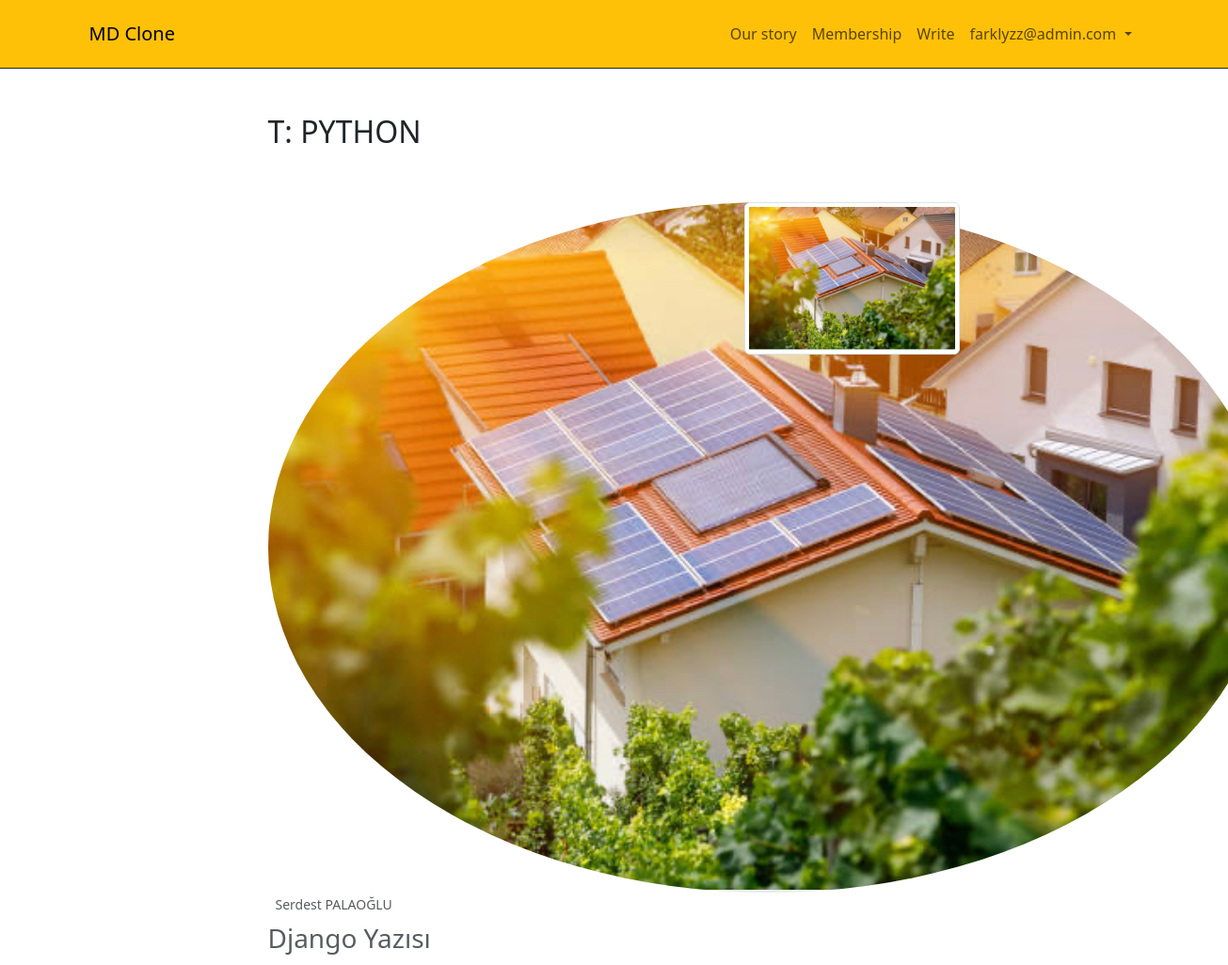
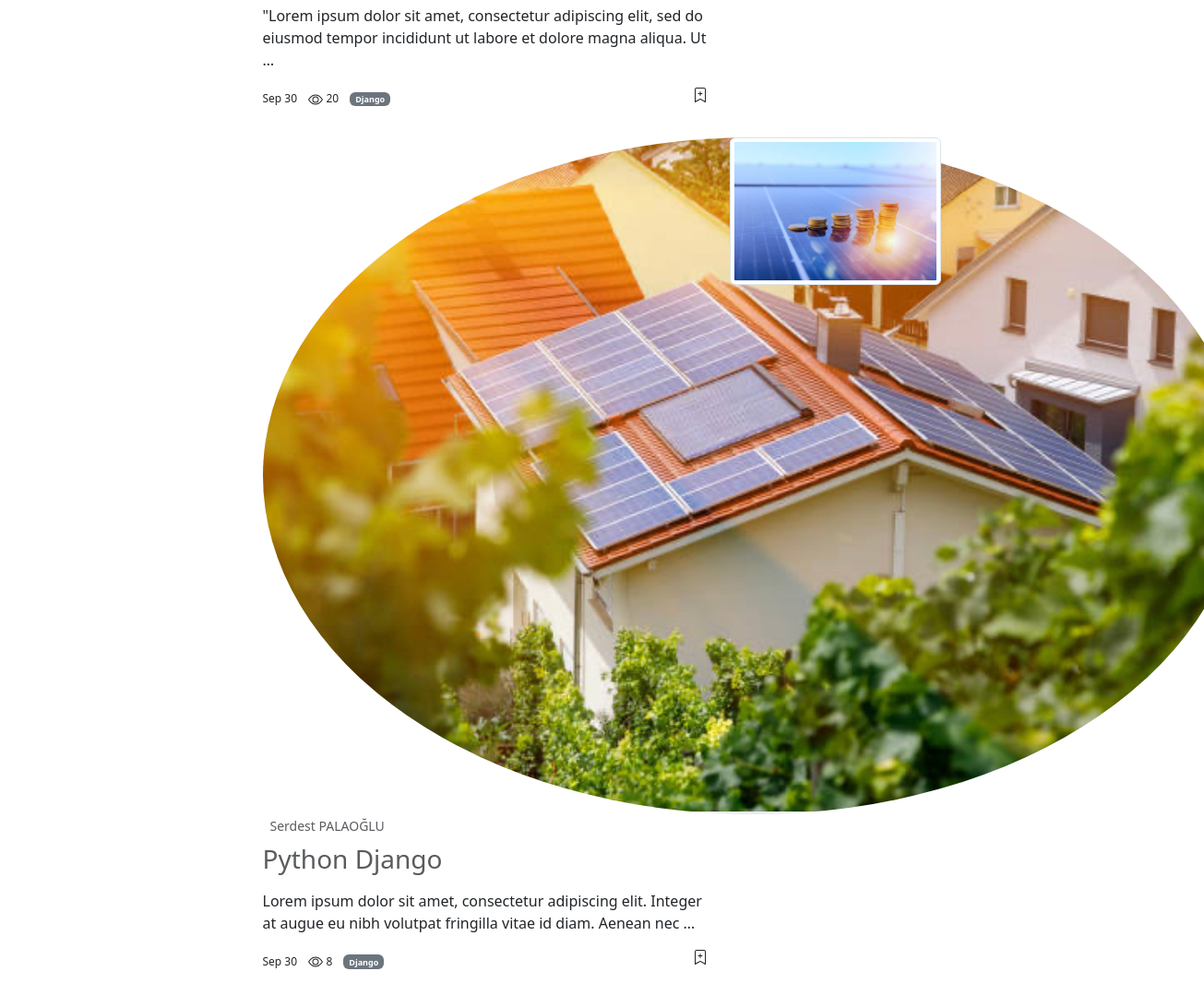
The page /blog/tag/python/ (signed in) on the database its author committed (2 pictures, top to bottom).
### blog/models.py (models this page shows, shortened)
class BaseModel(models.Model):
    title = models.CharField(max_length=200)
    slug = AutoSlugField(populate_from='title', unique=True)
    is_active = models.BooleanField(default=True)
    created_at = models.DateTimeField(auto_now_add=True)
    updated_at = models.DateTimeField(auto_now=True)
    class Meta:
        abstract = True
        ordering = ('title',)

class Tag(BaseModel):
    def __str__(self):
        return self.title

class BlogPost(BaseModel):
    user = models.ForeignKey(User, on_delete=models.CASCADE)
    content = HTMLField(blank=True, null=True)
    category = models.ForeignKey(Category, on_delete=models.SET_NULL, null=True)
    tag = models.ManyToManyField(Tag,)
    cover_image = models.ImageField(upload_to='post')
    view_count = models.PositiveBigIntegerField(default=0)
    class Meta:
        ordering = ('-created_at',)
    def get_absolute_url(self):
        return reverse(
            'read:post_detail_view',
            kwargs={
                "user_slug": self.user.profile.slug,
                "post_slug": self.slug
            }
        )

class Category(BaseModel):
    def __str__(self):
        return self.title
    def get_absolute_url(self):
        return reverse(
            'blog:category_view',
            kwargs={
                "category_slug": self.slug
            }
        )

### user_profile/models.py (models this page shows)
class Profile(models.Model):
    user = models.OneToOneField(User, on_delete=models.CASCADE)
    avatar = models.ImageField(upload_to='avatar')
    instagram = models.CharField(max_length=200)
    slug = models.SlugField(max_length=200)
    info = tinymce_models.HTMLField(blank=True, null=True)
    def get_all_posts_url(self):
        return reverse(
            'read:all_posts_view',
            kwargs={
                "user_slug": self.slug
            }
        )
    def get_profile_edit_url(self):
        return reverse(
            'user_profile:profile_edit_view'
        )

### blog/views.py (the view)
# urls.py: path('tag/<slug:tag_slug>/', tag_view, name='tag_view'),
def tag_view(request, tag_slug):
    tag = get_object_or_404(Tag, slug=tag_slug)
    posts = BlogPost.objects.filter(tag=tag)
    context = dict(
        tag = tag,
        posts=posts,
    )
    return render(request, 'read/all_posts.html', context)

### read/templates/read/all_posts.html
{% extends 'core/base.html' %}
{% block content %}
<div class="container">
    <div class="row">
        <div class="col-sm-8 offset-sm-2 mt-5">
            {% if category %}
            <h2>K: {{ category.title|upper }}</h2>
            {% elif tag %}
            <h2>T: {{ tag.title|upper }}</h2>
            {% elif profile %}
            <h2>My All Posts: {{ profile.user }}</h2>
            {% endif %}
        </div>
        <div class="col-sm-8 offset-sm-2 mt-5">
            {% if category %}
                {% with posts=category.blogpost_set.all %}
                    {% for post in posts %}
                        {% include 'blog/components/post.html' %}
                    {% endfor %}
                {% endwith %}
            {% elif profile %}
                {% with posts=profile.user.blogpost_set.all %}
                    {% for post in posts %}
                        {% include 'blog/components/post.html' %}
                    {% endfor %}
                {% endwith %}
            {% else %}
                {% with posts=tag.blogpost_set.all %}
                    {% for post in posts %}
                        {% include 'blog/components/post.html' %}
                    {% endfor %}
                {% endwith %}
            {% endif %}
        </div>
    </div>
</div>
{% endblock content %}

### templates/core/navbar.html (shortened to what this page needs)
<nav class="navbar navbar-expand-lg bg-warning border-bottom border-dark">
    <div class="container py-2">
        <a class="navbar-brand" href="{% url 'home_view' %}">MD Clone</a>
        <ul class="navbar-nav ms-auto">
            <li class="nav-item">
                <a class="nav-link" href="#">Our story</a>
            </li>
            <li class="nav-item">
                <a class="nav-link" href="#">Membership</a>
            </li>
            <li class="nav-item">
                <a class="nav-link" href="{% url 'blog:create_blog_post_view' %}">Write</a>
            </li>
            {% if request.user.is_authenticated %}
            <li class="nav-item dropdown">
                <a class="nav-link dropdown-toggle" href="{% url 'user_profile:profile_edit_view' %}" role="button" data-bs-toggle="dropdown" aria-expanded="false">
                    {{ request.user.username }}
                </a>
            </li>
            {% endif %}
        </ul>
    </div>
</nav>

### blog/templates/blog/components/post.html (shortened to what this page needs)
{% load thumbnail %}
<article class="row mb-3">
    <div class="col-sm-8">
        <div>
            <a href="{{ post.user.profile.get_all_posts_url  }}" class="text-decoration-none text-muted">
                <img src="{{ post.user.profile.avatar|thumbnail_url:'avatar' }}" class="rounded-circle" alt="">
                <small class="ms-2">{{ post.user.get_full_name }}</small>
            </a>
        </div>
        <h3 class="mt-2">
            <a href="{{ post.get_absolute_url }}" class="text-decoration-none text-muted">{{ post.title }}</a>
        </h3>
        <p class="text-muted">
            {{ post.content|safe|truncatewords_html:20 }}
        </p>
        <ul class="list-inline">
            <li class="list-inline-item fs-12">Sep 30</li>
            <li class="list-inline-item fs-12">
                   {{ post.view_count }}
            </li>
            <li class="list-inline-item fs-12">
                <span class="badge bg-secondary">
                <a href="{{ post.category.get_absolute_url }}" class="text-decoration-none text-white">
                    {{ post.category }}
                </a>
                </span>
            </li>
            <li class="list-inline-item fs-12 float-end">
            </li>
        </ul>
    </div>
    <div class="col-sm-4">
        <img src="{{ post.cover_image|thumbnail_url:'thumbnail' }}" alt="" class="w-100 img-thumbnail">
    </div>
</article>

### static_files/css/style.css (style rules this page uses)
.fs-12 { font-size: 12px; }

### rows shown on the page
Tag: title "PYTHON"
BlogPost: user.profile.avatar|thumbnail_url (picture), user.get_full_name "Serdest PALAOĞLU", title "Django Yazısı", content "\"Lorem ipsum dolor sit amet, consectetur adipiscing elit, sed do eiusmod tempor incididunt ut labore et dolore magna aliqua. Ut …", view_count "20", category "Django", cover_image|thumbnail_url (picture)
BlogPost: user.profile.avatar|thumbnail_url (picture), user.get_full_name "Serdest PALAOĞLU", title "Python Django", content "Lorem ipsum dolor sit amet, consectetur adipiscing elit. Integer at augue eu nibh volutpat fringilla vitae id diam. Aenean nec …", view_count "8", category "Django", cover_image|thumbnail_url (picture)

### other values the page prints
{{ request.user.username }} "farklyzz@admin.com"
